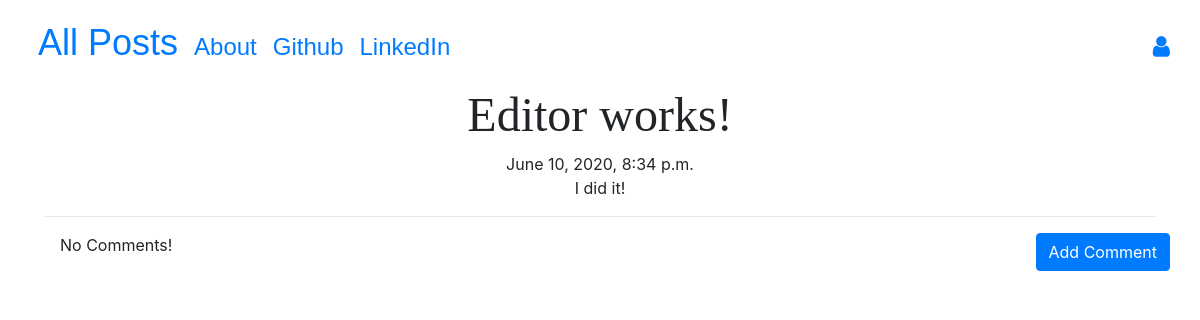
Page /post/9 on the committed database.
### blog/models.py (models this page shows, shortened)
class Post(models.Model):
    author = models.ForeignKey('auth.User', on_delete=models.CASCADE)
    title = models.CharField(max_length=200)
    text = models.CharField(max_length=20000)
    create_date = models.DateTimeField(default=timezone.now)
    published_date = models.DateTimeField(blank=True,null=True)

### blog/views.py (the view)
# urls.py: path('post/<int:pk>',views.PostDetailView.as_view(),name='post_detail'),
class PostDetailView(DetailView):
    model = Post

### blog/templates/blog/post_detail.html (shortened to what this page needs)
{% extends "blog/base.html" %}
{% block content %}
<h1 class="posttitle loader">{{post.title}}</h1>
{% if post.published_date %}
<div class="date postdate">
  {{post.published_date}}
  <br>
  {{post.text|safe}}
</div>
{% else %}
{{post.text|safe}}
<br>
<a class='btn btn-primary' href="{% url 'post_publish' pk=post.pk %}">Publish</a>
{% endif %}
<hr>
<a class='btn btn-primary btn-comment' href="{% url 'add_comment_to_post' pk=post.pk %}">Add Comment</a>
<div class="container">
  {% for comment in post.comments.all %}
  <br>
  {% if user.is_authenticated or comment.apprved_comment %}
    {{comment.create_date}}
      {% if not comment.approved_comment %}
        <a class='btn btn-primary' href="{% url 'comment_remove' pk=comment.pk %}">
            <span class='fa fa-remove'></span>
        </a>
        <a class='btn btn-primary' href="{% url 'comment_approve' pk=comment.pk %}">
            <span class='fa fa-check'></span>
        </a>
      {% endif %}
      <p>{{comment.text|safe|linebreaks}}</p>
      <p>Posted by: {{comment.author}}</p>
  {% endif %}
  {% empty %}
  <p>No Comments!</p>
  {% endfor %}
</div>
{% endblock %}

### blog/static/css/blog.css (style rules this page uses)
body { padding-top: 86px; }
.postdate { text-align: center; }
.posttitle { font-family: 'Playfair Display', serif; font-size: 3em; text-align: center; }
.btn-comment { position: absolute; right: 0px; }
.loader { filter:hue-rotate(0deg); color: linear-gradient(45deg,#0f8,#08f); animation:hue 5000ms infinite linear; }

### rows in the picture
Post: title "Editor works!", published_date "June 10, 2020, 8:34 p.m.", text "I did it!"
